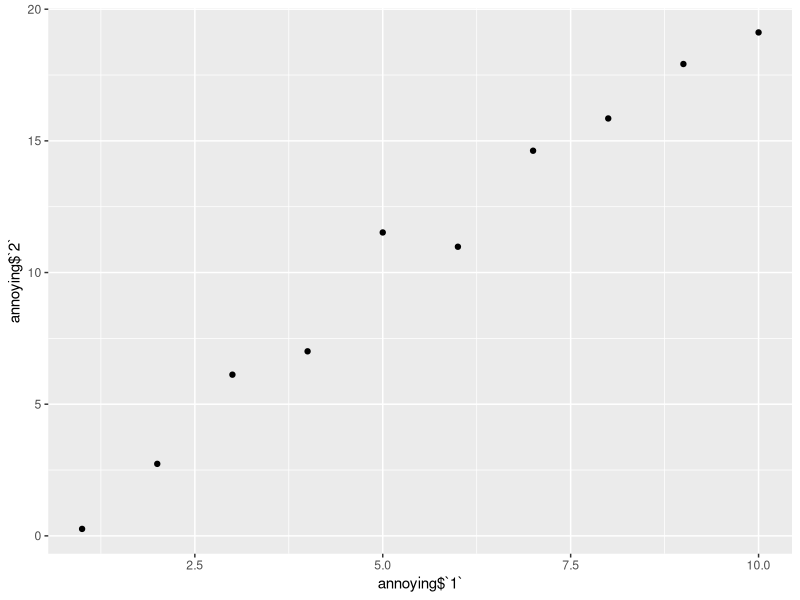

Here is the R script that generated this plot:
## ---- chunk 1
# load library
library(tidyverse)
## ---- chunk 2
print(mtcars)
class(mtcars)
## ---- chunk 3
df <- data.frame(abc = 1, xyz = "a")
df$x # returns the column with an "x" in it
df[, "xyz"] # returns a data frame with xyz as a factor
df[, c("abc", "xyz")] # returns a data frame

tib <- tibble(abc = 1, xyz = "a")
tib$x # returns nothing, does not do partial matching
tib[, "xyz"] # returns a tibble with xyz as a character
tib[, c("abc", "xyz")] # returns a tibble
## ---- chunk 4
var <- "xyz"
tib[[var]] # returns a vector
tib[var] # returns a tibble
## ---- chunk 5
annoying <- tibble(
  `1` = 1:10,
  `2` = `1` * 2 + rnorm(length(`1`))
)
## ---- chunk 6
annoying$`1`
## ---- chunk 7
ggplot(data=annoying) + geom_point(mapping=aes(x=annoying$`1`,y=annoying$`2`))
## ---- chunk 8
annoying <- 
  annoying %>% mutate(`3`=`2`/`1`)
annoying
## ---- chunk 9
annoying <- 
  annoying %>% rename(one=`1`,two=`2`,three=`3`)
annoying
## ---- chunk 10
options(tibble.max_extra_cols=2) # for example
